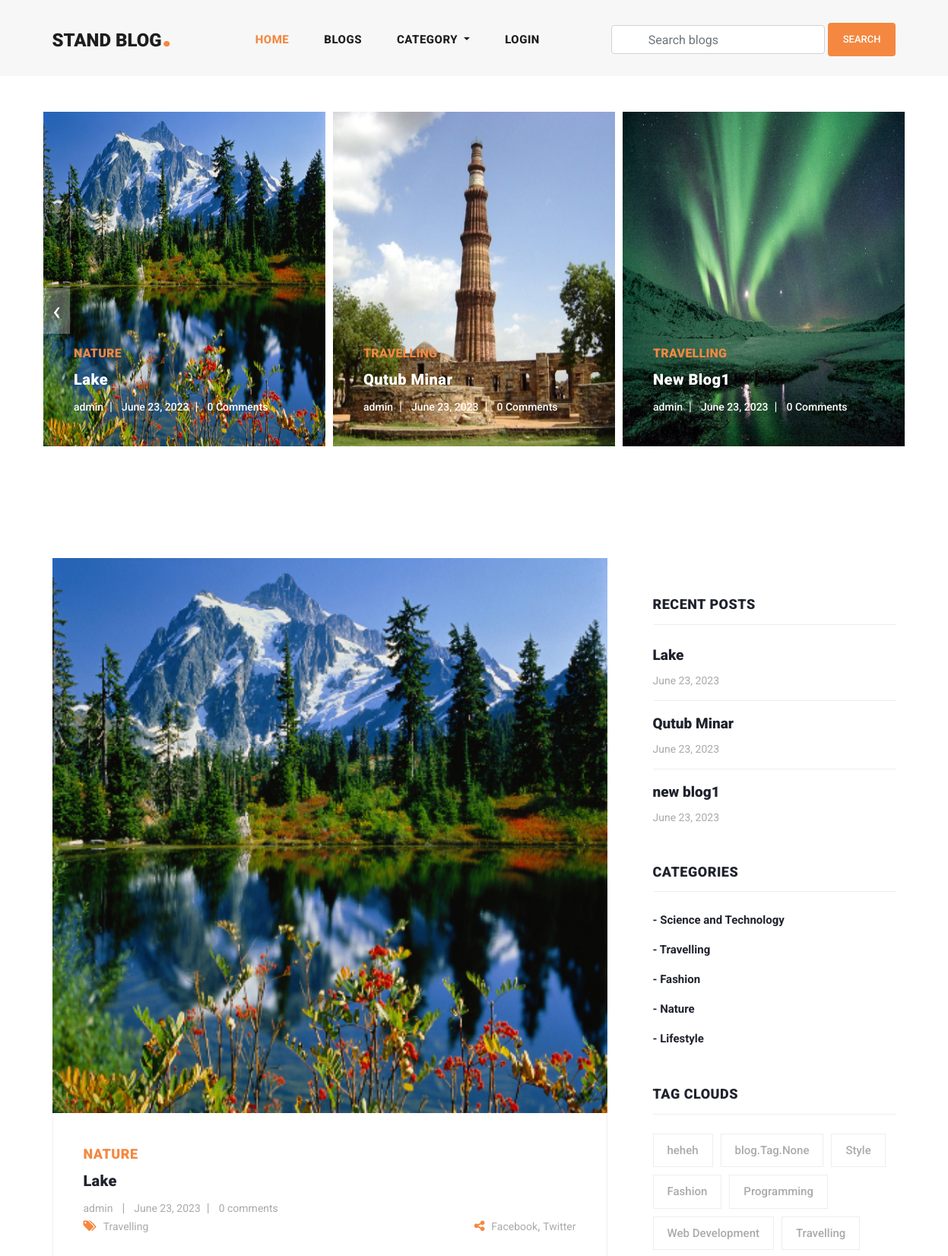
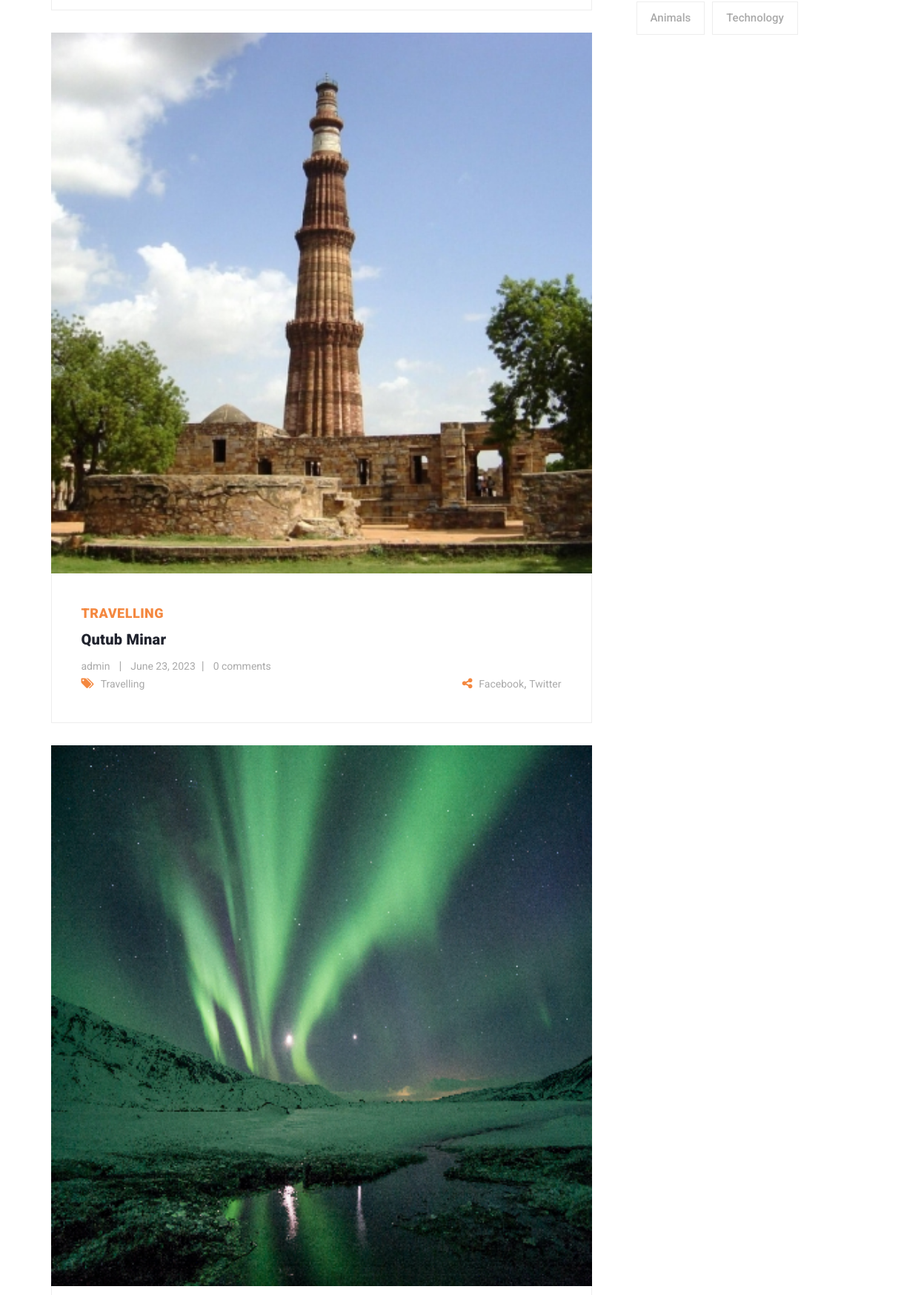
The page / (upper part) on the database its author committed (2 pictures, top to bottom).
### blog/models.py (models this page shows, shortened)
class Blog(models.Model):
    user = models.ForeignKey(
        User,
        related_name='user_blogs',
        on_delete=models.CASCADE
    )
    category = models.ForeignKey(
        Category,
        related_name='category_blogs',
        on_delete=models.CASCADE
    )
    tags = models.ManyToManyField(
        Tag,
        related_name='tag_blogs',
        blank=True
    )
    likes = models.ManyToManyField(
        User,
        related_name='user_likes',
        blank=True
    )
    title = models.CharField(
        max_length=250
    )
    slug = models.SlugField(null=True, blank=True)
    banner = models.ImageField(upload_to='blog_banners')
    description = RichTextField()
    created_date = models.DateField(auto_now_add=True)

class Category(models.Model):
    title = models.CharField(max_length=150, unique=True)
    slug = models.SlugField(null=True, blank=True)
    created_date = models.DateField(auto_now_add=True)
    def __str__(self) -> str:
        return self.title

class Tag(models.Model):
    title = models.CharField(max_length=150)
    slug = models.SlugField(null=True, blank=True)
    created_date = models.DateField(auto_now_add=True)

### user_profile/models.py (models this page shows, shortened)
class User(AbstractUser):
    email = models.EmailField(
        max_length=150,
        unique=True,
        error_messages={
            "unique": "The email must be unique"
        }
    )
    profile_image = models.ImageField(
        null=True,
        blank=True,
        upload_to="profile_images"
    )
    followers = models.ManyToManyField("Follow")
    REQUIRED_FIELDS = ["email"]
    objects = CustomUserManager()

### blog/views.py (the view)
# urls.py: path('', home, name='home'),
def home(request):
    blogs = Blog.objects.order_by('-created_date')
    tags = Tag.objects.order_by('-created_date')
    context = {
        "blogs": blogs,
        "tags": tags
    }
    return render(request, 'home.html', context)

### blog/context_processors.py (called while the page is built)
def get_all_categories(request):
    categories = Category.objects.all()
    context = {
        "categories": categories
    }
    return context

### templates/home.html (shortened to what this page needs)
{% extends 'base.html' %}
{% load static %}
{% block content %}
{% include 'banner.html' %}
<section class="blog-posts">
    <div class="container">
        <div class="row">
            <div class="col-lg-8">
                <div class="all-blog-posts">
                    <div class="row">
                        {% for blog in blogs|slice:"3" %}
                        <div class="col-lg-12">
                            <div class="blog-post">
                                <div class="blog-thumb">
                                    <img src="{{blog.banner.url}}" alt="">
                                </div>
                                <div class="down-content">
                                    <span>{{blog.category}}</span>
                                    <a href="#">
                                        <h4>{{blog.title}}</h4>
                                    </a>
                                    <ul class="post-info">
                                        <li><a
                                                href="{% url 'view_user_information' blog.user.username %}">{{blog.user.username}}</a>
                                        </li>
                                        <li><a href="#">{{blog.created_date}}</a></li>
                                        <li><a href="#">{{blog.blog_comments.all.count}} comments</a></li>
                                    </ul>
                                    <div class="post-options">
                                        <div class="row">
                                            <div class="col-6">
                                                <ul class="post-tags">
                                                    <li><i class="fa fa-tags"></i></li>
                                                    {% if blog.tags.all.count > 0 %}
                                                    {% for tag in blog.tags.all %}
                                                    <li><a href="#">{{tag.title}}</a></li>
                                                    {% endfor %}
                                                    {% endif %}
                                                </ul>
                                            </div>
                                            <div class="col-6">
                                                <ul class="post-share">
                                                    <li><i class="fa fa-share-alt"></i></li>
                                                    <li><a href="#">Facebook</a>,</li>
                                                    <li><a href="#"> Twitter</a></li>
                                                </ul>
                                            </div>
                                        </div>
                                    </div>
                                </div>
                            </div>
                        </div>
                        {% endfor %}
                    </div>
                </div>
            </div>
            {% include 'sidebar.html' %}
        </div>
    </div>
</section>
{% endblock content %}

### templates/banner.html
{% load static %}
<div class="main-banner header-text">
    <div class="container-fluid">
        <div class="owl-banner owl-carousel">
            {% for blog in blogs|slice:"8" %}
            <div class="item">
                <img src="{{blog.banner.url}}" alt="">
                <div class="item-content">
                    <div class="main-content">
                        <div class="meta-category">
                            <span>{{blog.category}}</span>
                        </div>
                        <a href="#">
                            <h4>{{blog.title}}</h4>
                        </a>
                        <ul class="post-info">
                            <li><a href="#">{{blog.user.username}}</a></li>
                            <li><a href="#">{{blog.created_date}}</a></li>
                            <li><a href="#">{{blog.blog_comments.all.count}} Comments</a></li>
                        </ul>
                    </div>
                </div>
            </div>
            {% endfor %}
        </div>
    </div>
</div>

### templates/sidebar.html
<div class="col-lg-4">
    <div class="sidebar">
        <div class="row">
            <div class="col-lg-12">
                <div class="sidebar-item recent-posts">
                    <div class="sidebar-heading">
                        <h2>Recent Posts</h2>
                    </div>
                    <div class="content">
                        <ul>
                            {% for blog in blogs|slice:"3" %}
                            <li><a href="#">
                                    <h5>{{blog.title}}</h5>
                                    <span>{{blog.created_date}}</span>
                                </a></li>
                            {% endfor %}
                        </ul>
                    </div>
                </div>
            </div>
            <div class="col-lg-12">
                <div class="sidebar-item categories">
                    <div class="sidebar-heading">
                        <h2>Categories</h2>
                    </div>
                    <div class="content">
                        <ul>
                            {% for category in categories %}
                            <li><a href="{% url 'category_blogs' category.slug %}">- {{category.title}}</a></li>
                            {% endfor %}
                        </ul>
                    </div>
                </div>
            </div>
            <div class="col-lg-12">
                <div class="sidebar-item tags">
                    <div class="sidebar-heading">
                        <h2>Tag Clouds</h2>
                    </div>
                    <div class="content">
                        <ul>
                            {% for tag in tags %}
                            <li><a href="{% url 'tag_blogs' tag.slug %}">{{tag.title}}</a></li>
                            {% endfor %}
                        </ul>
                    </div>
                </div>
            </div>
        </div>
    </div>
</div>

### assets/css/templatemo-stand-blog.css (style rules this page uses)
body { font-family: 'Roboto', sans-serif; overflow-x: hidden; text-rendering: optimizeLegibility; -webkit-font-smoothing: antialiased; -moz-osx-font-smoothing: grayscale; }
a { text-decoration: none!important; }
ul { padding: 0; margin: 0; list-style: none; }
h1,h2,h3,h4,h5,h6 { margin: 0px; }
.main-banner .container-fluid { padding: 0px 10px; margin-bottom: -24px; }
.owl-banner { padding-top: 110px; }
.owl-banner .item { position: relative; }
.owl-banner .item .item-content { position: absolute; bottom: 40px; left: 40px; }
.owl-banner .item .item-content .meta-category span { color: #f48840; font-size: 18px; text-transform: uppercase; font-weight: 900; letter-spacing: 0.25px; }
.owl-banner .item .item-content h4 { font-size: 24px; font-weight: 900; color: #fff; letter-spacing: 0.5px; text-transform: capitalize; margin: 10px 0px 12px 0px; }
.owl-banner .item .item-content ul li { display: inline-block; margin-right: 8px; }
.owl-banner .item .item-content ul li:after { content: '|'; color: #fff; margin-left: 8px; }
.owl-banner .item .item-content ul li:last-child::after { display: none; }
.owl-banner .item .item-content ul li a { font-size: 14px; color: #fff; font-weight: 500; transition: all .3s; }
.blog-posts { margin-top: 100px; }
.blog-posts .blog-post { margin-bottom: 30px; }
.blog-posts .blog-thumb img { width: 100%; overflow: hidden; }
.blog-posts .down-content { padding: 40px; border-right: 1px solid #eee; border-left: 1px solid #eee; border-bottom: 1px solid #eee; }
.blog-posts .down-content span { font-size: 18px; text-transform: uppercase; letter-spacing: 0.5px; font-weight: 900; color: #f48840; }
.blog-posts .down-content h4 { font-size: 24px; text-transform: capitalize; letter-spacing: 0.5px; font-weight: 900; color: #20232e; margin: 10px 0px 12px 0px; }
.blog-posts .down-content ul.post-info li { display: inline-block; margin-right: 8px; }
.blog-posts .down-content ul.post-info li:after { content: '|'; color: #aaa; margin-left: 8px; }
.blog-posts .down-content h4 { font-size: 20px; letter-spacing: 0.25px; }
.blog-posts .down-content ul.post-info li:last-child::after { display: none; }
.blog-posts .down-content ul.post-info li a { font-size: 14px; color: #aaa; font-weight: 400; transition: all .3s; }
.blog-posts .down-content ul.post-share { text-align: right; }
.blog-posts .down-content ul.post-tags li, .blog-posts .down-content ul.post-share li { display: inline-block; }
.blog-posts .down-content ul.post-tags li:first-child i, .blog-posts .down-content ul.post-share li:first-child i { color: #f48840; margin-right: 5px; }
.blog-posts .down-content ul.post-tags li, .blog-posts .down-content ul.post-share li { color: #aaa; }
.blog-posts .down-content ul.post-tags li a, .blog-posts .down-content ul.post-share li a { font-size: 14px; color: #aaa; font-weight: 400; transition: all .3s; }
.blog-posts .sidebar-heading h2 { font-size: 18px; text-transform: uppercase; font-weight: 900; letter-spacing: 0.5px; color: #20232e; border-bottom: 1px solid #eee; padding-bottom: 15px; margin-bottom: 25px; }
.sidebar { margin-left: 30px; }
.sidebar .sidebar-item { margin-top: 50px; }
.sidebar .sidebar-heading h2 { font-size: 18px; text-transform: uppercase; font-weight: 900; letter-spacing: 0.5px; color: #20232e; border-bottom: 1px solid #eee; padding-bottom: 15px; margin-bottom: 25px; }
.sidebar .recent-posts ul li { margin-bottom: 15px; padding-bottom: 15px; border-bottom: 1px solid #eee; }
.sidebar .recent-posts ul li:last-child { margin-bottom: 0px; padding-bottom: 0px; border-bottom: none; }
.sidebar .recent-posts ul li h5 { font-size: 19px; font-weight: 900; color: #20232e; line-height: 30px; transition: all 0.3s; }
.sidebar .recent-posts ul li span { display: block; font-size: 14px; color: #aaa; margin-top: 8px; }
.sidebar .categories ul li { margin-bottom: 15px; }
.sidebar .categories ul li:last-child { margin-bottom: 0px; }
.sidebar .categories ul li a { font-size: 15px; font-weight: 700; color: #20232e; transition: all .3s; }
.sidebar .tags ul li { margin-right: 6px; display: inline-block; }
.sidebar .tags ul li { margin-bottom: 10px; }
.sidebar .tags ul li a { font-size: 15px; font-weight: 500; color: #aaa; display: inline-block; border: 1px solid #eee; padding: 10px 18px; transition: all .3s; }
@media (max-width: 1250px) { .owl-banner .item .item-content .meta-category span { font-size: 16px; } }
@media (max-width: 1250px) { .owl-banner .item .item-content h4 { font-size: 20px; } }

### rows shown on the page
Blog: banner (picture), category "NATURE", title "Lake", user.username "admin", created_date "June 23, 2023", blog_comments.all.count "0"
Blog: banner (picture), category "TRAVELLING", title "Qutub Minar", user.username "admin", created_date "June 23, 2023", blog_comments.all.count "0"
Blog: banner (picture), category "TRAVELLING", title "New Blog1", user.username "admin", created_date "June 23, 2023", blog_comments.all.count "0", title "new blog1"
Tag: title "Travelling"
Category: title "Science and Technology"
Category: title "Travelling"
Category: title "Fashion"
Category: title "Nature"
Category: title "Lifestyle"
Tag: title "heheh"
Tag: title "blog.Tag.None"
Tag: title "Style"
Tag: title "Fashion"
Tag: title "Programming"
Tag: title "Web Development"
Tag: title "Animals"
Tag: title "Technology"
